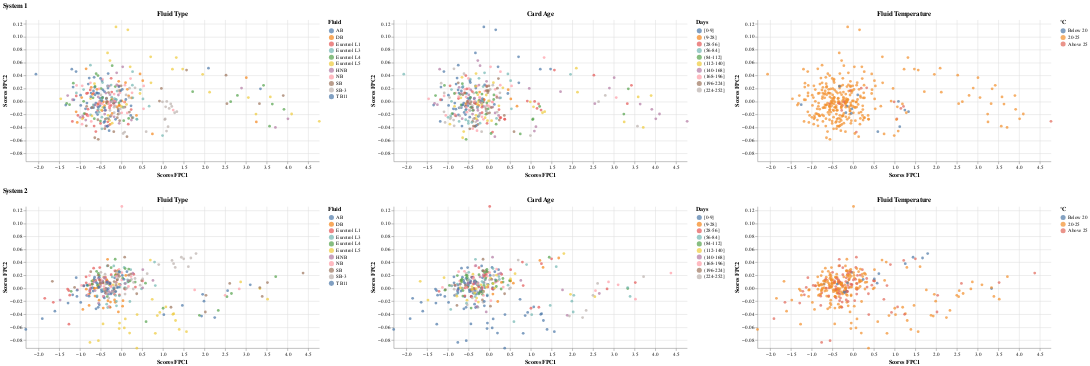

Notebook cell for this chart:
### Markdown cell above
### System 1 versus System 2: Sensor B - Sample Window

### Code cell
pc_scores_s1_B_sample_window, pc_scores_s2_B_sample_window,fpca_s1_B_sample_window,fpca_s2_B_sample_window = fpca_two_inputs(B1_sample_window_combine_balanced.iloc[:,:-6], B2_sample_window_combine_balanced.iloc[:,:-6], color_fpc1_s1='tab:blue', color_fpc2_s1='tab:cyan', color_fpc1_s2='tab:orange', color_fpc2_s2='gold')
print("--------------------------------------------------- Bootstrap -------------------------------------------------------------------------------------------")
bs1,bs2 = bootstrap(B1_sample_window_combine_balanced, B2_sample_window_combine_balanced, "B","sample_window",features="FluidType")
print("--------------------------------------------------- PCA Scores -------------------------------------------------------------------------------------------")
create_pc_scores_plots(pc_scores_s1_B_sample_window, pc_scores_s2_B_sample_window, B1_sample_window_combine_balanced, B2_sample_window_combine_balanced,features="FluidType")

### Figure 1 — Vega-Lite specification as saved in the notebook (floating-point values rounded to 4 significant figures; data arrays with more than 128 entries replaced by an {"elided": "..."} marker saying what was removed)
{"config": {"view": {"continuousWidth": 300, "continuousHeight": 300, "stroke": null}}, "vconcat": [{"hconcat": [{"mark": {"type": "circle"}, "encoding": {"color": {"field": "FluidType", "scale": {"scheme": "tableau10"}, "title": "Fluid", "type": "nominal"}, "tooltip": [{"field": "TestID", "type": "quantitative"}, {"field": "PC1_Scores", "type": "quantitative"}, {"field": "PC2_Scores", "type": "quantitative"}, {"field": "FluidType", "title": "Fluid Type", "type": "nominal"}], "x": {"field": "PC1_Scores", "scale": {"domain": [-2.309, 4.763]}, "title": "Scores FPC1", "type": "quantitative"}, "y": {"field": "PC2_Scores", "scale": {"domain": [-0.09226, 0.1262]}, "title": "Scores FPC2", "type": "quantitative"}}, "height": 280, "title": "Fluid Type", "width": 580}, {"mark": {"type": "circle"}, "encoding": {"color": {"field": "CardAgeBin", "scale": {"scheme": "tableau10"}, "sort": ["[0-9]", "(9-28]", "(28-56]", "(56-84]", "(84-112]", "(112-140]", "(140-168]", "(168-196]", "(196-224]", "(224-252]"], "title": "Days", "type": "ordinal"}, "tooltip": [{"field": "TestID", "type": "quantitative"}, {"field": "PC1_Scores", "type": "quantitative"}, {"field": "PC2_Scores", "type": "quantitative"}, {"field": "CardAgeBin", "title": "Card Age", "type": "ordinal"}], "x": {"field": "PC1_Scores", "scale": {"domain": [-2.309, 4.763]}, "title": "Scores FPC1", "type": "quantitative"}, "y": {"field": "PC2_Scores", "scale": {"domain": [-0.09226, 0.1262]}, "title": "Scores FPC2", "type": "quantitative"}}, "height": 280, "title": "Card Age", "width": 580}, {"mark": {"type": "circle"}, "encoding": {"color": {"field": "FluidTempBin", "scale": {"domain": ["Below 20", "20-25", "Above 25"], "range": ["#4e79a7", "#f28e2b", "#e16759"]}, "sort": ["Below 20", "20-25", "Above 25"], "title": "°C", "type": "ordinal"}, "tooltip": [{"field": "TestID", "type": "quantitative"}, {"field": "PC1_Scores", "type": "quantitative"}, {"field": "PC2_Scores", "type": "quantitative"}, {"field": "FluidTempBin", "title": "Fluid Temperature", "type": "ordinal"}], "x": {"field": "PC1_Scores", "scale": {"domain": [-2.309, 4.763]}, "title": "Scores FPC1", "type": "quantitative"}, "y": {"field": "PC2_Scores", "scale": {"domain": [-0.09226, 0.1262]}, "title": "Scores FPC2", "type": "quantitative"}}, "height": 280, "title": "Fluid Temperature", "width": 580}], "data": {"name": "data-a068945fa962c4133b3975c822561c9c"}, "resolve": {"scale": {"color": "independent"}}, "title": "System 1"}, {"hconcat": [{"mark": {"type": "circle"}, "encoding": {"color": {"field": "FluidType", "scale": {"scheme": "tableau10"}, "title": "Fluid", "type": "nominal"}, "tooltip": [{"field": "TestID", "type": "quantitative"}, {"field": "PC1_Scores", "type": "quantitative"}, {"field": "PC2_Scores", "type": "quantitative"}, {"field": "FluidType", "title": "Fluid Type", "type": "nominal"}], "x": {"field": "PC1_Scores", "scale": {"domain": [-2.309, 4.763]}, "title": "Scores FPC1", "type": "quantitative"}, "y": {"field": "PC2_Scores", "scale": {"domain": [-0.09226, 0.1262]}, "title": "Scores FPC2", "type": "quantitative"}}, "height": 280, "title": "Fluid Type", "width": 580}, {"mark": {"type": "circle"}, "encoding": {"color": {"field": "CardAgeBin", "scale": {"scheme": "tableau10"}, "sort": ["[0-9]", "(9-28]", "(28-56]", "(56-84]", "(84-112]", "(112-140]", "(140-168]", "(168-196]", "(196-224]", "(224-252]"], "title": "Days", "type": "ordinal"}, "tooltip": [{"field": "TestID", "type": "quantitative"}, {"field": "PC1_Scores", "type": "quantitative"}, {"field": "PC2_Scores", "type": "quantitative"}, {"field": "CardAgeBin", "title": "Card Age", "type": "ordinal"}], "x": {"field": "PC1_Scores", "scale": {"domain": [-2.309, 4.763]}, "title": "Scores FPC1", "type": "quantitative"}, "y": {"field": "PC2_Scores", "scale": {"domain": [-0.09226, 0.1262]}, "title": "Scores FPC2", "type": "quantitative"}}, "height": 280, "title": "Card Age", "width": 580}, {"mark": {"type": "circle"}, "encoding": {"color": {"field": "FluidTempBin", "scale": {"domain": ["Below 20", "20-25", "Above 25"], "range": ["#4e79a7", "#f28e2b", "#e16759"]}, "sort": ["Below 20", "20-25", "Above 25"], "title": "°C", "type": "ordinal"}, "tooltip": [{"field": "TestID", "type": "quantitative"}, {"field": "PC1_Scores", "type": "quantitative"}, {"field": "PC2_Scores", "type": "quantitative"}, {"field": "FluidTempBin", "title": "Fluid Temperature", "type": "ordinal"}], "x": {"field": "PC1_Scores", "scale": {"domain": [-2.309, 4.763]}, "title": "Scores FPC1", "type": "quantitative"}, "y": {"field": "PC2_Scores", "scale": {"domain": [-0.09226, 0.1262]}, "title": "Scores FPC2", "type": "quantitative"}}, "height": 280, "title": "Fluid Temperature", "width": 580}], "data": {"name": "data-d82bb8b18c7d41a51eb32ee4391c9080"}, "resolve": {"scale": {"color": "independent"}}, "title": "System 2"}], "$schema": "https://vega.github.io/schema/vega-lite/v5.8.0.json", "datasets": {"data-a068945fa962c4133b3975c822561c9c": {"elided": "330 records"}, "data-d82bb8b18c7d41a51eb32ee4391c9080": {"elided": "330 records"}}}
